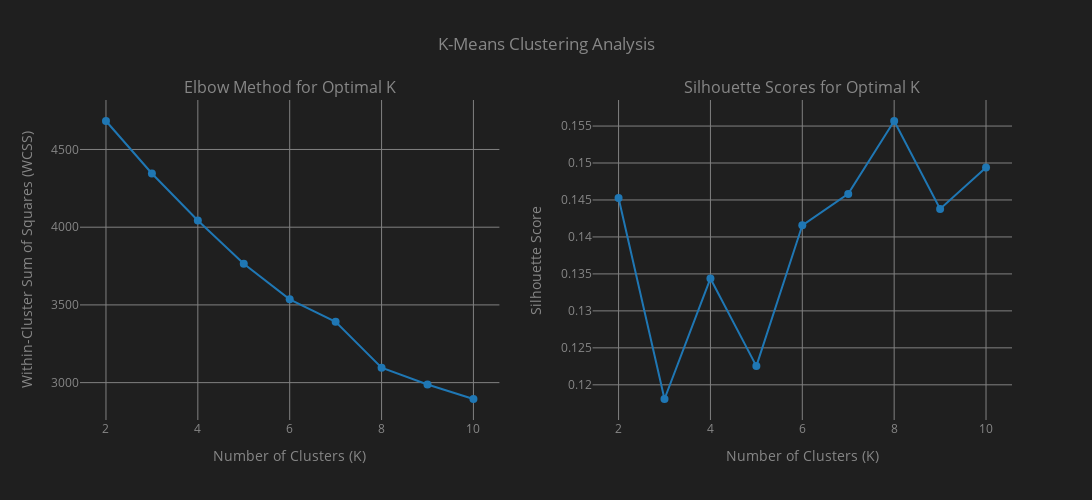

This figure's notebook cell:
### Markdown cell above
#### **K-Means Clustering**

### Code cell
# Standardize features
scaler = StandardScaler()
X_scaled = scaler.fit_transform(X)

# Elbow Method (WCSS) and Silhouette Analysis
wcss = []
silhouette_scores = []
K = range(2, 11)

for k in K:
    kmeans = KMeans(n_clusters=k, random_state=42, n_init=10)
    kmeans.fit(X_scaled)
    wcss.append(kmeans.inertia_)
    silhouette_scores.append(silhouette_score(X_scaled, kmeans.labels_))

# Determine optimal k using KneeLocator for elbow method
knee = KneeLocator(K, wcss, curve="convex", direction="decreasing")
optimal_k_elbow = knee.knee

# Determine optimal k based on silhouette score
optimal_k_silhouette = K[np.argmax(silhouette_scores)]

# Create subplot figure (1 row, 2 cols)
fig = make_subplots(
    rows=1, 
    cols=2, 
    subplot_titles=("Elbow Method for Optimal K", "Silhouette Scores for Optimal K")
)

# --- Plot 1: Elbow Method ---
fig.add_trace(
    go.Scatter(
        x=list(K),
        y=wcss,
        mode="lines+markers",
        line=dict(color=PRIMARY_COLOR, width=2),
        marker=dict(color=PRIMARY_COLOR, size=8),
        name="WCSS"
    ),
    row=1, col=1
)

# --- Plot 2: Silhouette Scores ---
fig.add_trace(
    go.Scatter(
        x=list(K),
        y=silhouette_scores,
        mode="lines+markers",
        line=dict(color=PRIMARY_COLOR, width=2),
        marker=dict(color=PRIMARY_COLOR, size=8),
        name="Silhouette Score"
    ),
    row=1, col=2
)

# Layout
fig.update_layout(
    title_text="K-Means Clustering Analysis",
    title_x=0.5,
    title=dict(x=0.5, xanchor='center'),
    plot_bgcolor=BACKGROUND_COLOR,
    paper_bgcolor=BACKGROUND_COLOR,
    font=dict(color=GRID_TEXT_COLOR, size=12),
    height=500,
    width=1200,
    showlegend=False
)

fig.update_xaxes(title_text="Number of Clusters (K)", gridcolor='grey', zerolinecolor=GRID_TEXT_COLOR, row=1, col=1)
fig.update_yaxes(title_text="Within-Cluster Sum of Squares (WCSS)", gridcolor='grey', zerolinecolor=GRID_TEXT_COLOR, row=1, col=1)
fig.update_xaxes(title_text="Number of Clusters (K)", gridcolor='grey', zerolinecolor=GRID_TEXT_COLOR, row=1, col=2)
fig.update_yaxes(title_text="Silhouette Score", gridcolor='grey', zerolinecolor=GRID_TEXT_COLOR, row=1, col=2)

fig.show()

print(f"Optimal number of clusters based on elbow method (KneeLocator): k = {optimal_k_elbow}")
print(f"Optimal number of clusters based on silhouette score: k = {optimal_k_silhouette}")

# Decide which optimal k to use
# Silhouette score is generally more reliable, but we can compare
if optimal_k_elbow == optimal_k_silhouette:
    print("Both methods agree on the optimal number of clusters ✓")
    final_optimal_k = optimal_k_silhouette
else:
    print("Methods disagree. Silhouette score is generally more reliable for clustering.")
    print("Consider examining both solutions or prioritizing silhouette score.")
    final_optimal_k = optimal_k_silhouette  # Default to silhouette score

print("But I will use k=2 in the end. 😁")

# Fit K-Means
kmeans = KMeans(n_clusters=2, random_state=42, n_init=10)
kmeans_labels = kmeans.fit_predict(X_scaled)

### Figure 1 — Plotly figure (JSON) as saved in the notebook; plotly's stock layout.template omitted (floating-point values rounded to 4 significant figures)
{"data": [{"line": {"color": "#1f77b4", "width": 2}, "marker": {"color": "#1f77b4", "size": 8}, "mode": "lines+markers", "name": "WCSS", "type": "scatter", "x": [2, 3, 4, 5, 6, 7, 8, 9, 10], "xaxis": "x", "y": [4683.0, 4346.0, 4043.0, 3765.0, 3536.0, 3391.0, 3096.0, 2988.0, 2895.0], "yaxis": "y"}, {"line": {"color": "#1f77b4", "width": 2}, "marker": {"color": "#1f77b4", "size": 8}, "mode": "lines+markers", "name": "Silhouette Score", "type": "scatter", "x": [2, 3, 4, 5, 6, 7, 8, 9, 10], "xaxis": "x2", "y": [0.1453, 0.1181, 0.1344, 0.1225, 0.1416, 0.1458, 0.1557, 0.1438, 0.1494], "yaxis": "y2"}], "layout": {"annotations": [{"font": {"size": 16}, "showarrow": false, "text": "Elbow Method for Optimal K", "x": 0.225, "xanchor": "center", "xref": "paper", "y": 1, "yanchor": "bottom", "yref": "paper"}, {"font": {"size": 16}, "showarrow": false, "text": "Silhouette Scores for Optimal K", "x": 0.775, "xanchor": "center", "xref": "paper", "y": 1, "yanchor": "bottom", "yref": "paper"}], "font": {"color": "#878787", "size": 12}, "height": 500, "paper_bgcolor": "#1F1F1F", "plot_bgcolor": "#1F1F1F", "showlegend": false, "title": {"text": "K-Means Clustering Analysis", "x": 0.5, "xanchor": "center"}, "width": 1200, "xaxis": {"anchor": "y", "domain": [0, 0.45], "gridcolor": "grey", "title": {"text": "Number of Clusters (K)"}, "zerolinecolor": "#878787"}, "xaxis2": {"anchor": "y2", "domain": [0.55, 1], "gridcolor": "grey", "title": {"text": "Number of Clusters (K)"}, "zerolinecolor": "#878787"}, "yaxis": {"anchor": "x", "domain": [0, 1], "gridcolor": "grey", "title": {"text": "Within-Cluster Sum of Squares (WCSS)"}, "zerolinecolor": "#878787"}, "yaxis2": {"anchor": "x2", "domain": [0, 1], "gridcolor": "grey", "title": {"text": "Silhouette Score"}, "zerolinecolor": "#878787"}}}
